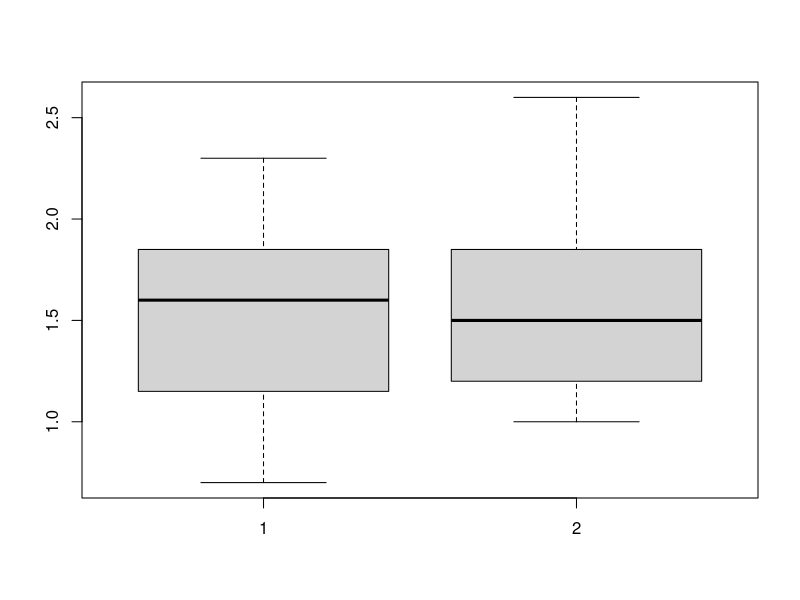

This figure's R source:
# Data set manually typed out
h <- c(1.2,.9,.7,1,1.7,1.7,1.1,.9,1.7,1.9,1.3,2.1,1.6,1.8,1.4,1.3,1.9,1.6,.8,2,1.7,1.6,2.3,2)
p <- c(1.6,1.5,1.1,2.1,1.5,1.3,1,2.6)

boxplot(h,p)

x <- c(rep(1, length(h)), rep(0, length(p)))
y <- c(h,p)

linmod <- lm(y~x)
print(summary(linmod))
